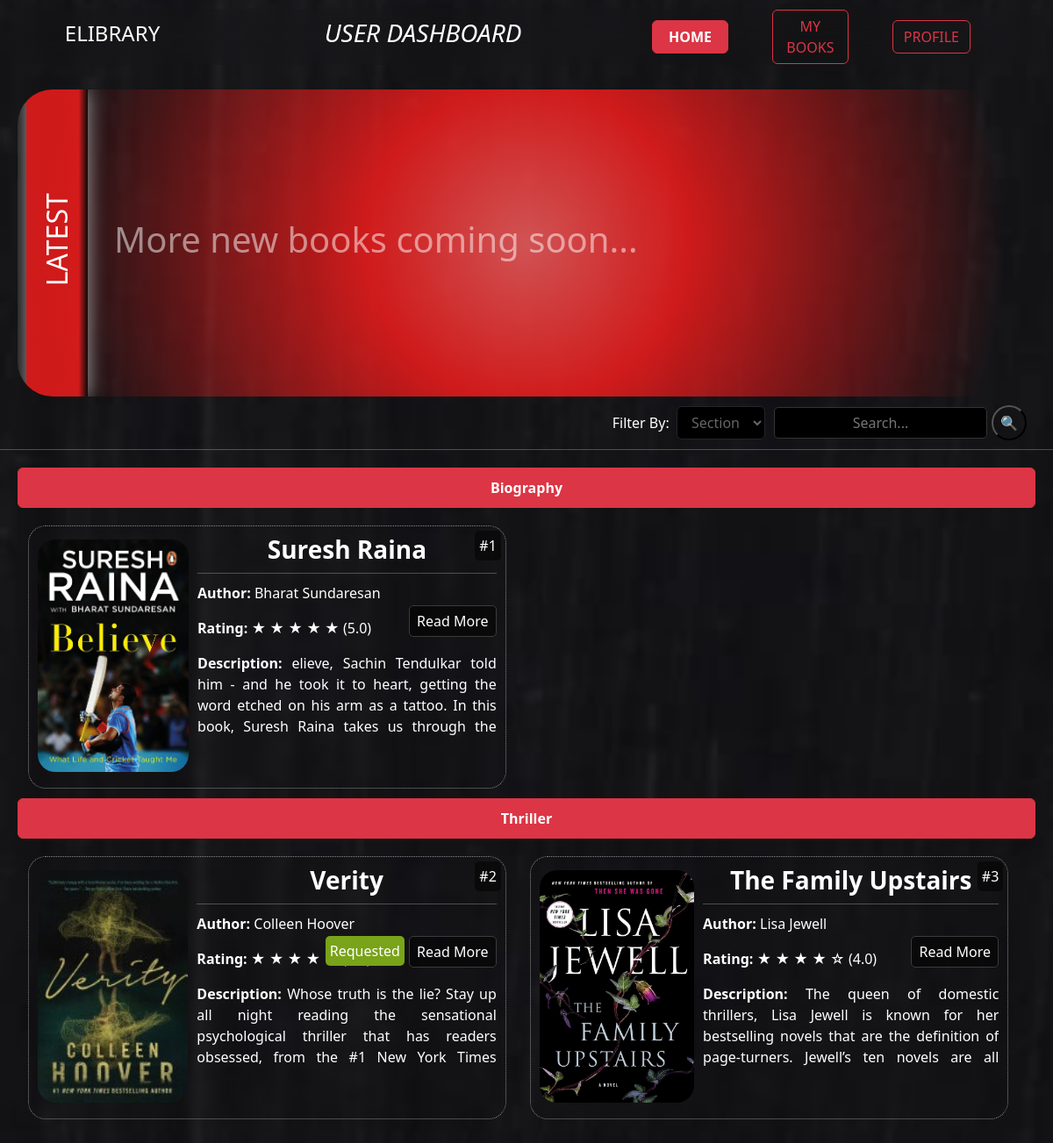
Page /booksdash (signed in) on the committed database.
### app.py (models this page shows)
class Sections(db.Model):
    section_id = db.Column(db.Integer, primary_key=True)
    section = db.Column(db.String(64), nullable=False)
    description = db.Column(db.String(1024))
    added_by = db.Column(db.String(16), nullable=False)
    prime = db.Column(db.String(1), default='0')
    date_added = db.Column(db.Date,nullable=False)

class Books(db.Model):
    id = db.Column(db.Integer, primary_key=True)
    book_title = db.Column(db.String(64), nullable=False)
    author = db.Column(db.String(32), nullable=False)
    rating = db.Column(db.Integer)
    description = db.Column(db.String(1024))
    link = db.Column(db.String(64), nullable=False)
    section_id = db.Column(db.String(16), nullable=False)
    book_cover = db.Column(db.String(64), default='book_cover.jpg')
    added_by = db.Column(db.String(16), nullable=False)
    date_added = db.Column(db.Date,nullable=False)
    reviews = db.relationship('Books_reviews', backref='book', lazy='dynamic')
    @property
    def rating(self):
        avg_rating = db.session.query(func.avg(Books_reviews.rating)).filter_by(book_id=self.id).scalar()
        return avg_rating or None

class User_req(db.Model):
    req_id = db.Column(db.Integer, primary_key=True)
    book_id = db.Column(db.Integer, db.ForeignKey('books.id'), nullable=False)
    user_id = db.Column(db.Integer, db.ForeignKey('user.id'), nullable=False)
    days = db.Column(db.Integer, nullable=False)

### app.py (the view, shortened to what this page needs)
@app.route("/booksdash")
def booksdash():
    if 'user_id' in session:
        user_id = session['user_id']
        user = User.query.get(user_id)
    else:
        return redirect(url_for('login'))
    pc = Prime.query.filter_by(user_id=user_id).first()
    sections = Sections.query.all() if pc else Sections.query.filter_by(prime='0').all()
    req = User_req.query.filter_by(user_id=user_id).all()
    filter_type = request.args.get('filter_type')
    search_input = request.args.get('search_input')
    if filter_type == 'section' and search_input:
        sections = Sections.query.filter(Sections.section.ilike(f'%{search_input}%')).all()
        for section in sections:
            section.books = Books.query.filter_by(section_id=section.section_id).all()
        if search_input=="":
            flash("Please enter a search input.")
    else:
        for section in sections:
            section.books = Books.query.filter_by(section_id=section.section_id).all()
    latest = datetime.now().date()
    latest-= timedelta(days=7)
    return render_template('Dashboard.html', sections=sections, user=user, req=req,filter_type=filter_type,search_input=search_input,latest=latest)

### templates/Dashboard.html (shortened to what this page needs)
{% extends 'layout.html' %}
{% block content %}
<div class="navbar">
  <div id="incontainer">
    <div id="heading">
      <h4>ELIBRARY</h4>
    </div>
    <div id="dashhead">
      <h3><i>USER DASHBOARD</i></h3>
    </div>
    <div id="nav"><a href="user_profile" class="btn btn-outline-danger">PROFILE</a>
      <a href="mybooks" class="btn btn-outline-danger">MY BOOKS</a>
      <a href="" class="btn btn-danger"><b>HOME</b></a>
    </div>
  </div>
</div>
{% if not search_input %}
{%set count=0 %}
<div class="latest">
  <div class="latest-Heading">
    <h2>LATEST</h2>
  </div>
  <div class="latest_books">
    <div class="More_books">
      <h1>More new books coming soon...</h1>
    </div>
  </div>
</div>
{% endif %}
<div class="search">
  <form action="{{ url_for('filter_and_search') }}" method="POST">
    <div class="filter-search-container">
      <div class="filter-container">
        <label for="filter-by">Filter By: &nbsp</label>
        <select  class="btn btn-outline-dark dropdown-toggle"  name="filter_option">
          <option value="section" {% if filter_type=='section' %} selected {% endif %}>Section</option>
        </select>
      </div>
      <div class="search-container">
        <input type="text" id="search-input" name="search_query" class="btn btn-outline-dark" {% if search_input %}placeholder="{{search_input}}"
          {%else%}placeholder="Search..." {%endif%} required>
        <button id="search-button" type="submit">🔍</button>
      </div>
    </div>
  </form>
</div>
<hr class="section_hr">
<div class="main_content">
  {% set total_books = 0 %}
  {% set total_sections = 0 %}
  {% for section in sections %}
  {% set total_sections = total_sections + 1 %}
  <div class="section-container">
    <h2 class="btn btn-danger">{{ section.section }}</h2>
  </div>
  <div>
    {% if section.books %}
    <div class="books">
      {% for book in section.books %}
      <div class="book">
        <img src="{{ url_for('static', filename=book.book_cover) }}" alt="{{ book.book_title }} Cover" class="book_img">
        <div class="book_details">
          <h3>{{ book.book_title }}</h3>
          <hr>
          <p class="book_id">#{{book.id}}</p>
          <p><strong>Author:</strong> {{ book.author }}</p>
          <p><strong>Rating:</strong>
            {% if book.rating is not none %}
            {% for i in range(1, 6) %}
            {% if book.rating >= i %}
            <span class="star">&#9733;</span>
            {% else %}
            <span class="star">&#9734;</span>
            {% endif %}
            {% endfor %}
            ({{book.rating}})
            {% else %}
            <em>No rating available</em>
            {% endif %}
          </p>
          <p class="book_description"><strong>Description:</strong> {{ book.description }}</p>
          <a href="/book/{{ book.id }}" class="btn btn-danger">Read More</a>
          {% for request in req %}
          {% if request.book_id == book.id %}
          <div class="requested-overlay">Requested</div>
          {% endif %}
          {% endfor %}
        </div>
        {% set total_books = total_books + 1 %}
      </div>
      {% endfor %}
    </div>
    {%else%}
    <p>no book now :(</p>
    {% endif %}
  </div>
  {% endfor %}
</div>
{% endblock %}

### templates/layout.html (shortened to what this page needs)
<!DOCTYPE html>
<html lang="en">
<head>
  <link href="https://cdn.jsdelivr.net/npm/bootstrap@5.3.2/dist/css/bootstrap.min.css" rel="stylesheet"
>
</head>
<body>
  {% block content %}
  {% endblock %}
</body>
</html>

### templates/Dashboard.html (style rules this page uses)
.latest { display: flex; overflow-x: auto; white-space: nowrap; background: #1B1F22; background: radial-gradient(circle, rgb(251, 97, 97, 0.816) 0%, rgba(250, 28, 28, 0.816) 30%, rgba(255, 191, 0, 0) 90%); margin-top: 20px; margin-bottom: 10px; padding-left: 10px; margin-left: 20px; margin-right: 20px; height: 350px; border-radius: 0%; align-items: center; border-radius: 40px; }
.latest-Heading { background: linear-gradient(90deg,rgba(250, 28, 28, 0.816) 85%, rgb(10, 10, 10) 100%); margin-right: 20px; width: 70px; box-shadow: 0px 0px 20px rgb(168, 164, 164); height: 100%; display: flex; align-items: center; justify-content: center; }
.latest-Heading h2 { rotate: -90deg; position: relative; z-index: 0; }
.latest_books { display: flex; overflow-x: auto; white-space: nowrap; height: 90%; margin-left: 0px; }
.More_books { display: flex; align-items: center; margin-left: 10px; opacity: 0.5; }
.search { margin-right: 10px; margin-bottom: 10px; display: flex; justify-content: right; align-items: center; }
.filter-search-container { display: flex; align-items: center; justify-content: flex-end; }
.filter-container, .search-container { margin-left: 10px; display: flex; justify-content: center; align-items: center; }
.filter-container select { background-color: black; color: rgb(101, 101, 101); }
.search-container input[type="text"] { background-color: #000000; color: rgb(255, 255, 255); border: none; padding: 5px; border-radius: 5px; border: 1px solid rgb(51, 51, 51); }
.search-container button { background: none; margin-right: 20px; margin-left: 5px; height: 40px; width: 40px; border-radius: 50%; }
.main_content { height: 100%; padding: 20px; }
hr { margin: 0px }
.main_content h2 { font-weight: bold; display: flex; justify-content: center; padding: 10px; }
.main_content hr { margin-top: 10px; }
.books { display: inline-block; width: 100%; }
.book { border: 2px solid rgb(23, 23, 23); position: relative; padding: 10px; margin: 1%; display: inline-flex; height: 300px; width: 47%; background-color:transparent; border-radius: 20px; backdrop-filter: blur(5px); border:1px dotted rgb(138, 138, 138); }
.book_img { margin-top: 5px; max-height: 265px; max-width: 200px; border-radius:20px; }
.book_details { margin-left: 2%; width: 100%; }
.book_details h3 { text-align: center; font-weight: bold; }
.book_details hr { margin-bottom: 10px; }
.book_id { position: absolute; top: 5px; right: 5px; background-color: rgba(0, 0, 0, 0.5); color: white; padding: 5px; border-radius: 5px; }
.book_description { max-height: 100px; overflow-y: auto; text-align: justify; }
.requested-overlay { position: absolute; top: 90px; right: 115px; background-color: rgb(121, 163, 25); color: white; padding: 5px; border-radius: 5px; }
.book_details a { position: absolute; top: 90px; right: -15px; background-color: rgba(0, 0, 0, 0.5); color: white; padding: 5px; border-radius: 5px; width: 100px; border: 1px solid rgb(59, 59, 59); }
a { display: flex; margin-inline: 25px; padding: 10px; padding-inline: 20px; border-radius: 15px; width: 100%; justify-content: center; text-decoration: none; color: #000000; background-color: #ffffff; font-weight: bold; }

### templates/layout.html (style rules this page uses)
body { background-color: #000000; background: url('static/bgg.png'); background-repeat: no-repeat; background-size: cover; color: rgb(255, 255, 255); }
.navbar { width: 100%; position: sticky; top: 0; display: flex; width: calc(100% - 20px); margin: 10px; border: none; position: sticky; top: 0; z-index: 1; padding-top: 0px; }
#incontainer { justify-content: left; height: 8vh; width: 100%; display: flex; backdrop-filter: blur(20px); }
#heading { display: flex; width: 20%; border: none; justify-content: center; align-items: center; }
#dashhead { width: 40%; border: none; display: flex; justify-content: center; align-items: center; }
#nav { display: flex; width: 40%; border: none; display: flex; float: right; flex-direction: row-reverse; align-items: center; padding-right: 5%; }

### rows in the picture
Sections: section "Biography"
Books: book_cover (picture), book_title "Suresh Raina", id "1", author "Bharat Sundaresan", rating "5.0", description "elieve, Sachin Tendulkar told him - and he took it to heart, getting the word etched on his arm as a tattoo. In this book, Suresh Raina takes us through the…"
Sections: section "Thriller"
Books: book_cover (picture), book_title "Verity", id "2", author "Colleen Hoover", description "Whose truth is the lie? Stay up all night reading the sensational psychological thriller that has readers obsessed, from the #1 New York Times…"
User_req: shows "Requested"
Books: book_cover (picture), book_title "The Family Upstairs", id "3", author "Lisa Jewell", rating "4.0", description "The queen of domestic thrillers, Lisa Jewell is known for her bestselling novels that are the definition of page-turners. Jewell’s ten novels are all…"
